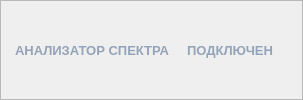
       <widget class="QFrame" name="frameR3">
        <property name="minimumSize">
         <size>
          <width>0</width>
          <height>58</height>
         </size>
        </property>
        <property name="styleSheet">
         <string notr="true">#frameR3 {
    color: #94a3b8;
    border-radius: 8px;
    border: 2px solid #334155;
    background-color: #1e293b;
    font-family: &quot;Consolas&quot;;
}</string>
        </property>
        <property name="frameShape">
         <enum>QFrame::StyledPanel</enum>
        </property>
        <property name="frameShadow">
         <enum>QFrame::Raised</enum>
        </property>
        <layout class="QHBoxLayout" name="horizontalLayout_3">
         <property name="topMargin">
          <number>5</number>
         </property>
         <property name="bottomMargin">
          <number>5</number>
         </property>
         <item>
          <widget class="QLabel" name="labelR3">
           <property name="font">
            <font>
             <pointsize>10</pointsize>
             <bold>true</bold>
            </font>
           </property>
           <property name="styleSheet">
            <string notr="true">#labelR3 {
    color: #94a3b8;
    margin-right: 2px;
}</string>
           </property>
           <property name="text">
            <string>АНАЛИЗАТОР СПЕКТРА</string>
           </property>
          </widget>
         </item>
         <item>
          <widget class="QLabel" name="labelStateR3">
           <property name="font">
            <font>
             <pointsize>10</pointsize>
             <bold>true</bold>
            </font>
           </property>
           <property name="styleSheet">
            <string notr="true">#labelStateR3 {
    color: #94a3b8;
    margin-right: 2px;
}</string>
           </property>
           <property name="text">
            <string>ПОДКЛЮЧЕН</string>
           </property>
           <property name="alignment">
            <set>Qt::AlignRight|Qt::AlignTrailing|Qt::AlignVCenter</set>
           </property>
          </widget>
         </item>
         <item>
          <widget class="QLabel" name="labelPixR3">
           <property name="maximumSize">
            <size>
             <width>25</width>
             <height>25</height>
            </size>
           </property>
           <property name="text">
            <string/>
           </property>
           <property name="pixmap">
            <pixmap resource="res.qrc">:/led_green.png</pixmap>
           </property>
           <property name="scaledContents">
            <bool>true</bool>
           </property>
          </widget>
         </item>
        </layout>
       </widget>
